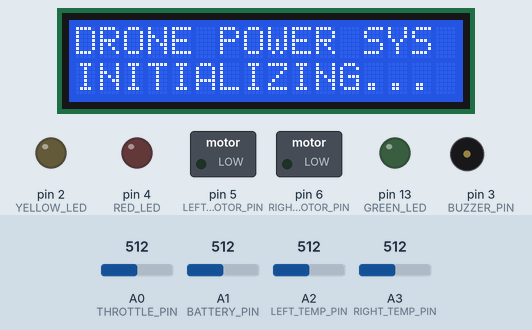
The sketch below on a simulated Arduino Uno, built with avr-gcc and run on an emulated ATmega328P. Shown: 16×2 character LCD, switched loads named in the sketch (green lamp = pin HIGH), output pins drawn as LEDs (lit = HIGH), buzzer (waves = sounding). Inputs (shaded band) come from the test bench; at power-on: A1 (BATTERY_PIN) = 512, A2 (LEFT_TEMP_PIN) = 512, A3 (RIGHT_TEMP_PIN) = 512, A0 (THROTTLE_PIN) = 512. What the sketch prints to the serial monitor is not drawn.

Above: at 0.1 s.
At 3.2 s:
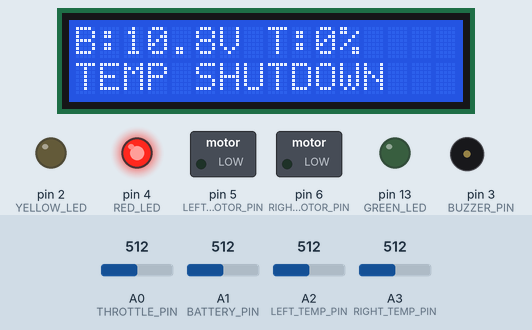
3.3 s: A1 (BATTERY_PIN) set to 270
5.9 s: A1 (BATTERY_PIN) set to 238
At 6.7 s:
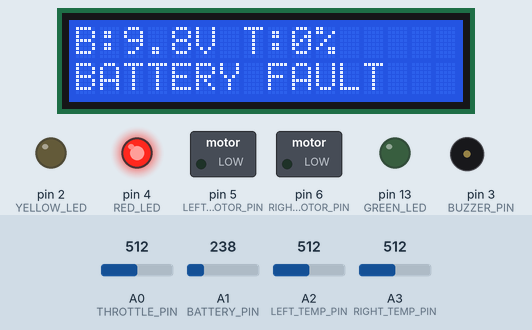
8.9 s: A2 (LEFT_TEMP_PIN) set to 325
11.9 s: A2 (LEFT_TEMP_PIN) set to 292
14.9 s: A3 (RIGHT_TEMP_PIN) set to 323
17.9 s: A3 (RIGHT_TEMP_PIN) set to 288
Timing chart, 0 to 20.4 s (numbered marks = the images above; inputs shaded):
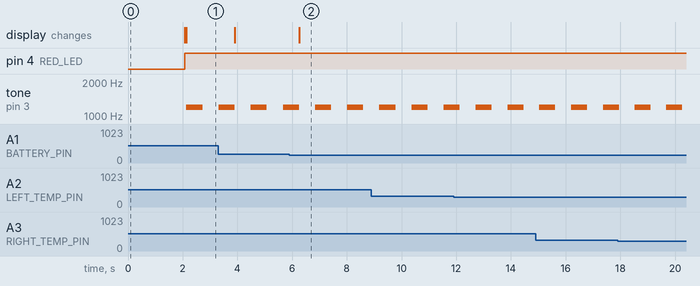

Measured:
- the behaviour switches between 256 and 255 on A1 (BATTERY_PIN) (found by bisection; images 1 and 2)
- after the input at 5.9 s, the display: changes after 0.36 s (image 2)
- by itself, tone on pin 3 (BUZZER_PIN): alternates 1200 Hz for 0.58 s and silent for 0.58 s

The sketch:

23.ino
```cpp
#include <LiquidCrystal.h>

// DRONE PROPULSION AND POWER PROTECTION TESTBENCH

// Analog sensor pins
const int THROTTLE_PIN = A0;
const int BATTERY_PIN = A1;
const int LEFT_TEMP_PIN = A2;
const int RIGHT_TEMP_PIN = A3;

// Motor PWM pins
const int LEFT_MOTOR_PIN = 5;
const int RIGHT_MOTOR_PIN = 6;

// Status indicators
const int GREEN_LED = 13;
const int YELLOW_LED = 2;
const int RED_LED = 4;
const int BUZZER_PIN = 3;

// LCD pins
// LiquidCrystal(RS, E, D4, D5, D6, D7)
LiquidCrystal lcd(7, 8, 9, 10, 11, 12);

// BATTERY SETTINGS

// Simulated three-cell lithium battery voltage range
const float MIN_SIMULATED_VOLTAGE = 9.0;
const float MAX_SIMULATED_VOLTAGE = 12.6;

// Low-battery warning threshold
const float LOW_BATTERY_VOLTAGE = 10.8;

// Critical-battery shutdown threshold
const float CRITICAL_BATTERY_VOLTAGE = 9.9;

// Hysteresis values help prevent rapidly switching modes
const float LOW_BATTERY_RECOVERY = 11.1;
const float CRITICAL_RECOVERY = 10.2;

// TEMPERATURE SETTINGS

// Motor output begins to be limited at this temperature
const float DERATE_TEMPERATURE = 45.0;

// Motors shut down at this temperature
const float SHUTDOWN_TEMPERATURE = 60.0;

// Temperature must fall below this value to recover
const float RECOVERY_TEMPERATURE = 55.0;

// MOTOR SETTINGS

// Maximum Arduino PWM value
const int MAX_PWM = 255;

// Maximum output allowed during a warning
const int DERATED_PWM = 150;

// Maximum PWM change during each program cycle
// This creates a soft-start and soft-stop effect.
const int PWM_STEP = 4;

// TIMING SETTINGS

const unsigned long SENSOR_INTERVAL = 100;
const unsigned long DISPLAY_INTERVAL = 500;
const unsigned long BUZZER_INTERVAL = 500;

// SYSTEM STATES

enum SystemState
{
  NORMAL,
  LOW_BATTERY,
  THERMAL_DERATING,
  CRITICAL_FAULT
};

SystemState systemState = NORMAL;

// GLOBAL VARIABLES

int throttleRaw = 0;
int requestedPWM = 0;
int targetPWM = 0;
int currentPWM = 0;

float batteryVoltage = 0.0;
float leftTemperature = 0.0;
float rightTemperature = 0.0;
float highestTemperature = 0.0;

bool buzzerOn = false;

unsigned long previousSensorTime = 0;
unsigned long previousDisplayTime = 0;
unsigned long previousBuzzerTime = 0;

// SETUP

void setup()
{
  // Configure motor pins as outputs
  pinMode(LEFT_MOTOR_PIN, OUTPUT);
  pinMode(RIGHT_MOTOR_PIN, OUTPUT);

  // Configure status indicators as outputs
  pinMode(GREEN_LED, OUTPUT);
  pinMode(YELLOW_LED, OUTPUT);
  pinMode(RED_LED, OUTPUT);
  pinMode(BUZZER_PIN, OUTPUT);

  // Analog pins are inputs by default, but declaring them
  // makes the intended purpose of each pin clearer.
  pinMode(THROTTLE_PIN, INPUT);
  pinMode(BATTERY_PIN, INPUT);
  pinMode(LEFT_TEMP_PIN, INPUT);
  pinMode(RIGHT_TEMP_PIN, INPUT);

  // Ensure motors and alarms are off during startup
  analogWrite(LEFT_MOTOR_PIN, 0);
  analogWrite(RIGHT_MOTOR_PIN, 0);
  noTone(BUZZER_PIN);

  // Initialize LCD
  lcd.begin(16, 2);
  lcd.clear();

  lcd.setCursor(0, 0);
  lcd.print("DRONE POWER SYS");

  lcd.setCursor(0, 1);
  lcd.print("INITIALIZING...");

  // Initialize Serial Monitor for data logging
  Serial.begin(9600);

  delay(2000);
  lcd.clear();
}

// MAIN LOOP

void loop()
{
  unsigned long currentTime = millis();

  // Read sensors every 100 milliseconds
  if (currentTime - previousSensorTime >= SENSOR_INTERVAL)
  {
    previousSensorTime = currentTime;

    readSensors();
    determineSystemState();
    calculateMotorOutput();
    updateMotorSpeed();
    updateStatusIndicators();
    printSerialData();
  }

  // Update the LCD every 500 milliseconds
  if (currentTime - previousDisplayTime >= DISPLAY_INTERVAL)
  {
    previousDisplayTime = currentTime;
    updateLCD();
  }

  // Control warning buzzer without blocking the program
  updateBuzzer(currentTime);
}

// SENSOR READING FUNCTIONS

void readSensors()
{
  // Read the pilot throttle command
  throttleRaw = analogRead(THROTTLE_PIN);

  // Convert throttle from 0-1023 to PWM 0-255
  requestedPWM = map(throttleRaw, 0, 1023, 0, MAX_PWM);

  // Read simulated battery voltage
  batteryVoltage = readBatteryVoltage();

  // Read both TMP36 temperature sensors
  leftTemperature = readTMP36(LEFT_TEMP_PIN);
  rightTemperature = readTMP36(RIGHT_TEMP_PIN);

  // Determine which motor temperature is higher
  highestTemperature = max(leftTemperature, rightTemperature);
}

// Read and average the battery potentiometer
float readBatteryVoltage()
{
  long total = 0;

  // Average ten readings to reduce measurement noise
  for (int i = 0; i < 10; i++)
  {
    total += analogRead(BATTERY_PIN);
  }

  float averageReading = total / 10.0;

  // Convert potentiometer reading to simulated 9.0-12.6 V
  float voltage =
      MIN_SIMULATED_VOLTAGE +
      (averageReading / 1023.0) *
      (MAX_SIMULATED_VOLTAGE - MIN_SIMULATED_VOLTAGE);

  return voltage;
}

// Read and convert a TMP36 sensor value to degrees Celsius
float readTMP36(int sensorPin)
{
  long total = 0;

  // Average ten readings for a more stable temperature value
  for (int i = 0; i < 10; i++)
  {
    total += analogRead(sensorPin);
  }

  float averageReading = total / 10.0;

  // Convert Arduino reading into voltage
  float sensorVoltage = averageReading * (5.0 / 1023.0);

  // TMP36 output is 0.5 V at 0 degrees Celsius
  // It increases by 0.01 V per degree Celsius.
  float temperatureC = (sensorVoltage - 0.5) * 100.0;

  return temperatureC;
}

// STATE-MACHINE LOGIC

void determineSystemState()
{
  // Critical faults have the highest priority.
  if (batteryVoltage <= CRITICAL_BATTERY_VOLTAGE ||
      highestTemperature >= SHUTDOWN_TEMPERATURE)
  {
    systemState = CRITICAL_FAULT;
    return;
  }

  // Remain in critical mode until conditions recover enough.
  if (systemState == CRITICAL_FAULT)
  {
    bool batteryRecovered =
        batteryVoltage > CRITICAL_RECOVERY;

    bool temperatureRecovered =
        highestTemperature < RECOVERY_TEMPERATURE;

    if (!batteryRecovered || !temperatureRecovered)
    {
      return;
    }
  }

  // Apply thermal derating when either motor becomes hot.
  if (highestTemperature >= DERATE_TEMPERATURE)
  {
    systemState = THERMAL_DERATING;
  }

  // Apply low-battery derating.
  else if (batteryVoltage <= LOW_BATTERY_VOLTAGE)
  {
    systemState = LOW_BATTERY;
  }

  // Use recovery hysteresis before returning to normal.
  else if (systemState == LOW_BATTERY &&
           batteryVoltage < LOW_BATTERY_RECOVERY)
  {
    systemState = LOW_BATTERY;
  }

  else
  {
    systemState = NORMAL;
  }
}

// MOTOR CONTROL

void calculateMotorOutput()
{
  switch (systemState)
  {
    case NORMAL:
      // Normal mode allows full requested throttle.
      targetPWM = requestedPWM;
      break;

    case LOW_BATTERY:
      // Limit motor output to reduce battery demand.
      targetPWM = min(requestedPWM, DERATED_PWM);
      break;

    case THERMAL_DERATING:
      // Limit output to reduce heating.
      targetPWM = min(requestedPWM, DERATED_PWM);
      break;

    case CRITICAL_FAULT:
      // Shut both motors off.
      targetPWM = 0;
      break;
  }
}

void updateMotorSpeed()
{
  // Gradually increase motor speed toward the target.
  if (currentPWM < targetPWM)
  {
    currentPWM += PWM_STEP;

    if (currentPWM > targetPWM)
    {
      currentPWM = targetPWM;
    }
  }

  // Gradually decrease motor speed toward the target.
  else if (currentPWM > targetPWM)
  {
    currentPWM -= PWM_STEP;

    if (currentPWM < targetPWM)
    {
      currentPWM = targetPWM;
    }
  }

  // Apply the same output to both motors.
  analogWrite(LEFT_MOTOR_PIN, currentPWM);
  analogWrite(RIGHT_MOTOR_PIN, currentPWM);
}

// LED STATUS INDICATORS

void updateStatusIndicators()
{
  // Turn all LEDs off before selecting the active one.
  digitalWrite(GREEN_LED, LOW);
  digitalWrite(YELLOW_LED, LOW);
  digitalWrite(RED_LED, LOW);

  switch (systemState)
  {
    case NORMAL:
      digitalWrite(GREEN_LED, HIGH);
      break;

    case LOW_BATTERY:
    case THERMAL_DERATING:
      digitalWrite(YELLOW_LED, HIGH);
      break;

    case CRITICAL_FAULT:
      digitalWrite(RED_LED, HIGH);
      break;
  }
}

// BUZZER CONTROL

void updateBuzzer(unsigned long currentTime)
{
  // No buzzer in normal mode
  if (systemState == NORMAL)
  {
    noTone(BUZZER_PIN);
    buzzerOn = false;
    return;
  }

  // Toggle the buzzer at regular intervals
  if (currentTime - previousBuzzerTime >= BUZZER_INTERVAL)
  {
    previousBuzzerTime = currentTime;
    buzzerOn = !buzzerOn;

    if (buzzerOn)
    {
      if (systemState == CRITICAL_FAULT)
      {
        // Higher frequency for critical fault
        tone(BUZZER_PIN, 1200);
      }
      else
      {
        // Lower frequency for warnings
        tone(BUZZER_PIN, 700);
      }
    }
    else
    {
      noTone(BUZZER_PIN);
    }
  }
}

// LCD DISPLAY

void updateLCD()
{
  lcd.clear();

  // First LCD row: battery and throttle
  lcd.setCursor(0, 0);
  lcd.print("B:");
  lcd.print(batteryVoltage, 1);
  lcd.print("V ");

  lcd.print("T:");
  int throttlePercent = map(currentPWM, 0, 255, 0, 100);
  lcd.print(throttlePercent);
  lcd.print("%");

  // Second LCD row: operating state
  lcd.setCursor(0, 1);

  switch (systemState)
  {
    case NORMAL:
      lcd.print("SYSTEM NORMAL");
      break;

    case LOW_BATTERY:
      lcd.print("LOW BATTERY");
      break;

    case THERMAL_DERATING:
      lcd.print("THERMAL LIMIT");
      break;

    case CRITICAL_FAULT:
      if (batteryVoltage <= CRITICAL_BATTERY_VOLTAGE)
      {
        lcd.print("BATTERY FAULT");
      }
      else
      {
        lcd.print("TEMP SHUTDOWN");
      }
      break;
  }
}

// SERIAL MONITOR DATA LOGGING

void printSerialData()
{
  Serial.print("Throttle Raw: ");
  Serial.print(throttleRaw);

  Serial.print(" | PWM: ");
  Serial.print(currentPWM);

  Serial.print(" | Battery: ");
  Serial.print(batteryVoltage, 2);
  Serial.print(" V");

  Serial.print(" | Left Temp: ");
  Serial.print(leftTemperature, 1);
  Serial.print(" C");

  Serial.print(" | Right Temp: ");
  Serial.print(rightTemperature, 1);
  Serial.print(" C");

  Serial.print(" | State: ");

  switch (systemState)
  {
    case NORMAL:
      Serial.println("NORMAL");
      break;

    case LOW_BATTERY:
      Serial.println("LOW BATTERY");
      break;

    case THERMAL_DERATING:
      Serial.println("THERMAL DERATING");
      break;

    case CRITICAL_FAULT:
      Serial.println("CRITICAL FAULT");
      break;
  }
}
```
